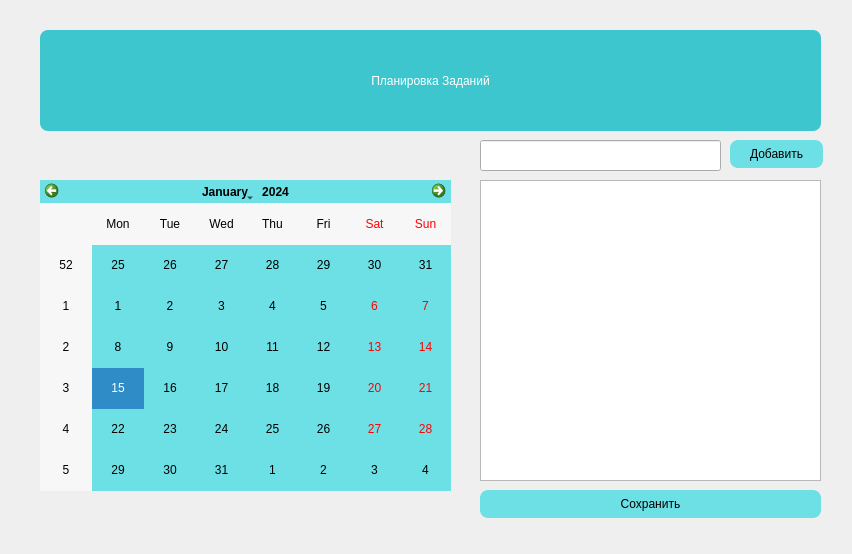
<?xml version="1.0" encoding="UTF-8"?>
<ui version="4.0">
 <class>Form</class>
 <widget class="QWidget" name="Form">
  <property name="geometry">
   <rect>
    <x>0</x>
    <y>0</y>
    <width>852</width>
    <height>554</height>
   </rect>
  </property>
  <property name="windowTitle">
   <string>Form</string>
  </property>
  <widget class="QCalendarWidget" name="calendarWidget">
   <property name="geometry">
    <rect>
     <x>40</x>
     <y>180</y>
     <width>411</width>
     <height>311</height>
    </rect>
   </property>
   <property name="styleSheet">
    <string notr="true">font: 75 16pt &quot;OriginalGaramond BT&quot;;
background :#6DE0E6;
color : black;
</string>
   </property>
  </widget>
  <widget class="QListWidget" name="tasksListWidget">
   <property name="geometry">
    <rect>
     <x>480</x>
     <y>180</y>
     <width>341</width>
     <height>301</height>
    </rect>
   </property>
   <property name="styleSheet">
    <string notr="true">
font: 75 14pt &quot;OriginalGaramond BT&quot;;</string>
   </property>
  </widget>
  <widget class="QPushButton" name="saveButton">
   <property name="geometry">
    <rect>
     <x>480</x>
     <y>490</y>
     <width>341</width>
     <height>28</height>
    </rect>
   </property>
   <property name="styleSheet">
    <string notr="true">font: 75 16pt &quot;OriginalGaramond BT&quot;;

background :#6DE0E6;
color : black;
border-radius:8px;</string>
   </property>
   <property name="text">
    <string>Сохранить</string>
   </property>
  </widget>
  <widget class="QPushButton" name="addButton">
   <property name="geometry">
    <rect>
     <x>730</x>
     <y>140</y>
     <width>93</width>
     <height>28</height>
    </rect>
   </property>
   <property name="styleSheet">
    <string notr="true">
font: 75 16pt &quot;OriginalGaramond BT&quot;;
background :#6DE0E6;
color : black;
border-radius:8px;
</string>
   </property>
   <property name="text">
    <string>Добавить</string>
   </property>
  </widget>
  <widget class="QLabel" name="label">
   <property name="geometry">
    <rect>
     <x>40</x>
     <y>30</y>
     <width>781</width>
     <height>101</height>
    </rect>
   </property>
   <property name="styleSheet">
    <string notr="true">
font: 36pt &quot;AvantGardeGothicBkITC&quot;;
background : #3DC6CD;
color : white;
border-radius:8px;
</string>
   </property>
   <property name="text">
    <string>Планировка Заданий</string>
   </property>
   <property name="alignment">
    <set>Qt::AlignCenter</set>
   </property>
  </widget>
  <widget class="QLineEdit" name="taskLineEdit">
   <property name="geometry">
    <rect>
     <x>480</x>
     <y>140</y>
     <width>241</width>
     <height>31</height>
    </rect>
   </property>
   <property name="styleSheet">
    <string notr="true">font: 75 14pt &quot;OriginalGaramond BT&quot;;</string>
   </property>
  </widget>
 </widget>
 <resources/>
 <connections/>
</ui>
